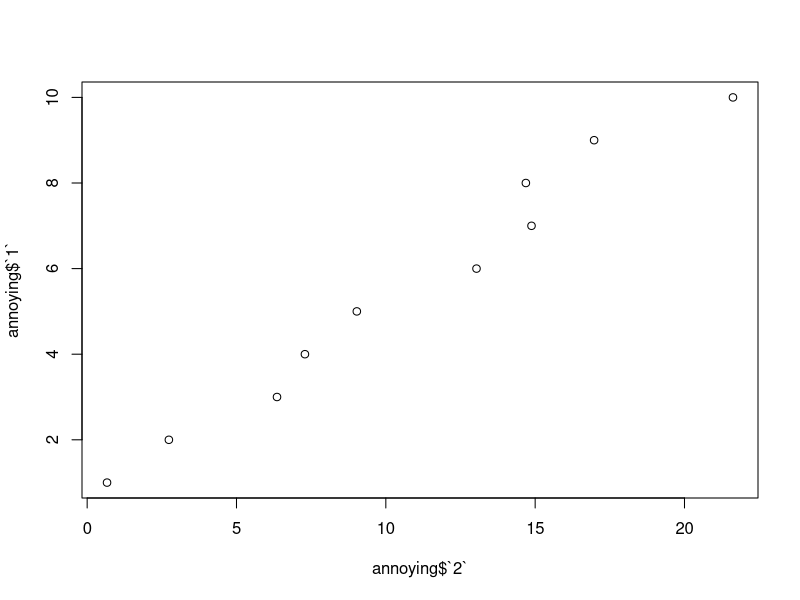

Generate this figure with R: (Note: this script raises an error after producing the figure.)
# ---- 4.4 exercise answers ----

# let's work through this together
# http://r4ds.had.co.nz/tibbles.html#exercises-18

# load library
library(tidyverse)

# 1. how to tell if an object is a tibble
class(mtcars)
mtcars_tib=as_tibble(mtcars)
class(mtcars_tib)

# 2. compare/contrast operations on data frames and tibbles.
# what is different? why might the default data frame behaviors cause you frames cause you frustration?
df=data.frame(abc=1,xyz="a")
tib=as_tibble(df)
df$x # this doesn't really exist but it works
tib$x # this doesn't work
tib$xyz # only this works

df[,"xyz"]
tib[,"xyz"]
class(df[,"abc"])
class(tib[,"abc"])

df[,c("abc","xyz")]
tib[,c("abc","xyz")]

# 3. if you have a variable stored in an object var="mpg" how can you extract the reference variable from the tibble
var="mpg"
test_df=mtcars %>% .$mpg
test_df2=mtcars %>% .[[var]] # can use var in subset

test_tib=mtcars_tib %>% .$mpg
test_tib2=mtcars_tib %>% .[[var]] # also works for tibbles

# 4. (part 1) extract variable called 1.
annoying <- tibble(
  `1` = 1:10,
  `2` = `1` * 2 + rnorm(length(`1`))
)

annoying$`1`

# 4. (part 2) plot scatterplot of 1 vs 2
plot(annoying$`1`~annoying$`2`)

# 4. (part 3) create a new column called 3 which is 2 divided by 1
annoying_new=annoying %>% mutate(`3`=`2`/`1`)
annoying_new

# 4. (part 4) rename columns one, two, three
annoying_new2=annoying_new %>% transmute(one=`1`,
                                        two=`2`,
                                        three=`3`)
annoying_new2

# 5. what does tibble::enframe() do? when might you use it?
tibble::enframe()
# "Converts named atomic vectors or lists to two-column data frames."
# use it to add these data to a tibble or data frame (?)

# 6. what option controls how many additional column names are printed at the footer of a tibble?
annoying_new2
m=5
n=2 # doesn't seem to be work (?)
options(tibble.print_max=n,tibble.print_min=m) # if more than m rows print n rows
annoying_new2
#options(dplyr.print_min=Inf) # to show all rows



